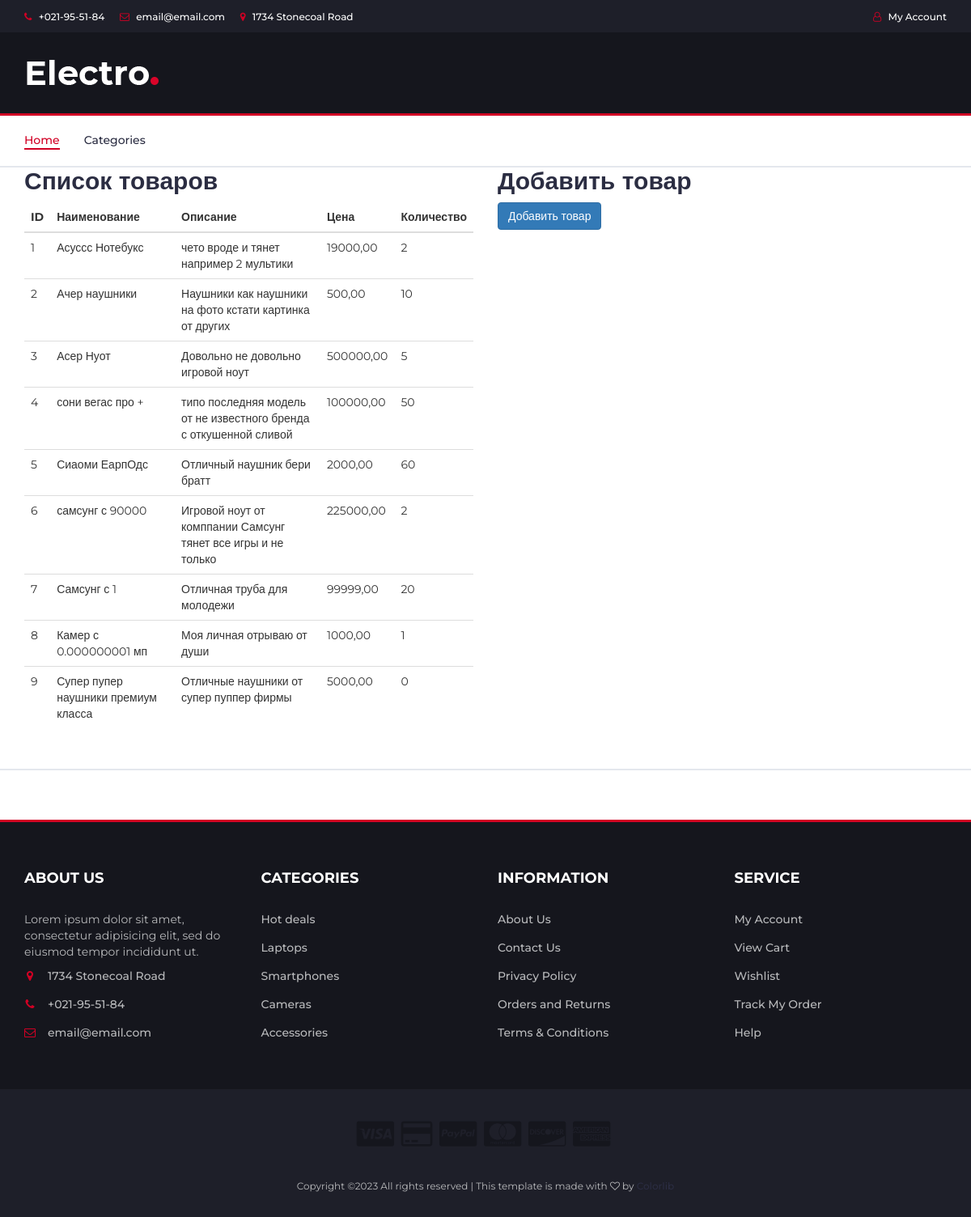
Page /products/edit/ on the committed database.
### products/models.py (models this page shows, shortened)
class Product(models.Model):
    name = models.CharField(max_length=125)
    description = models.TextField()
    price = models.DecimalField(max_digits=8, decimal_places=2)
    quantity = models.PositiveIntegerField(default=0)
    category = models.ForeignKey('Category', null=True, blank=True, on_delete=models.SET_NULL)
    creat_at = models.DateTimeField(auto_now_add=True)
    image = models.ImageField(upload_to='products', blank=True, null=True)
    is_published = models.BooleanField(default=True)
    class Meta:
        verbose_name = 'product'
        verbose_name_plural = 'products'

### products/views.py (the view)
# urls.py: path('edit/', product_edit, name='edit'),
def product_edit(request):
    product = Product.objects.all()
    context = {
        'title': 'Редактирование товара',
        'products': product
    }
    return render(request, 'products/edit.html', context=context)

### products/templates/products/edit.html (shortened to what this page needs)
{%  extends "products/base.html" %}
{% block content %}
<div class="container">
    <div class="row">
        <div class="col-md-6">
            <h2>Список товаров</h2>
            <table class="table">
                <thead>
                    <tr>
                        <th>ID</th>
                        <th>Наименование</th>
                        <th>Описание</th>
                        <th>Цена</th>
                        <th>Количество</th>
                    </tr>
                </thead>
                <tbody>
                    {% for product in products %}
                    <tr>
                        <td>{{ product.id }}</td>
                        <td>{{ product.name }}</td>
                        <td>{{ product.description }}</td>
                        <td>{{ product.price }}</td>
                        <td>{{ product.quantity }}</td>
                    </tr>
                    {% endfor %}
                </tbody>
            </table>
        </div>
        <div class="col-md-6">
            <h2>Добавить товар</h2>
            <form method="post" action="{% url 'products:create' %}", enctype="multipart/form-data">
                <button type="submit" class="btn btn-primary">Добавить товар</button>
            </form>
        </div>
    </div>
</div>
{% endblock %}

### static/css/style.css (style rules this page uses)
body { font-family: 'Montserrat', sans-serif; font-weight: 400; color: #333; }
h1, h2, h3, h4, h5, h6 { color: #2B2D42; font-weight: 700; margin: 0 0 10px; }

### rows in the picture
Product: id "1", name "Асуссс Нотебукс", description "чето вроде и тянет например 2 мультики", price "19000,00", quantity "2"
Product: id "2", name "Ачер наушники", description "Наушники как наушники на фото кстати картинка от других", price "500,00", quantity "10"
Product: id "3", name "Асер Нуот", description "Довольно не довольно игровой ноут", price "500000,00", quantity "5"
Product: id "4", name "сони вегас про +", description "типо последняя модель от не известного бренда с откушенной сливой", price "100000,00", quantity "50"
Product: id "5", name "Сиаоми ЕарпОдс", description "Отличный наушник бери братт", price "2000,00", quantity "60"
Product: id "6", name "самсунг с 90000", description "Игровой ноут от комппании Самсунг тянет все игры и не только", price "225000,00", quantity "2"
Product: id "7", name "Самсунг с 1", description "Отличная труба для молодежи", price "99999,00", quantity "20"
Product: id "8", name "Камер с 0.000000001 мп", description "Моя личная отрываю от души", price "1000,00", quantity "1"
Product: id "9", name "Супер пупер наушники премиум класса", description "Отличные наушники от супер пуппер фирмы", price "5000,00", quantity "0"
